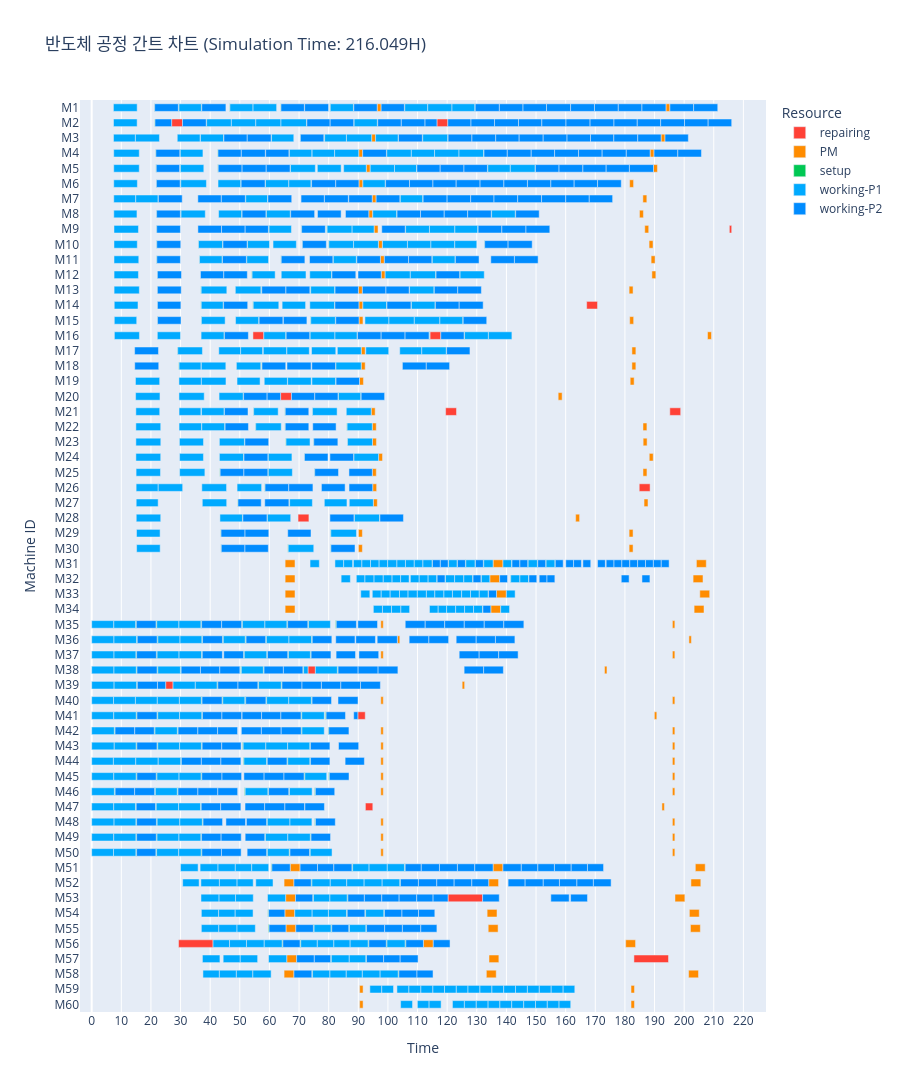

Here is the notebook cell this chart was saved with:
### Code cell
env.run(until=scheduler.job_chk_process)
fig = create_gantt_chart(
    logs=event_logger.logs,
    max_time=event_logger.now,
    title=f"반도체 공정 간트 차트 (Simulation Time: {round(event_logger.now, 3)}{TIME_UNIT})")
fig.show()
fig.write_html("gantt_chart.html")

### Figure 1 — Plotly figure (JSON) as saved in the notebook; plotly's stock layout.template omitted (floating-point values rounded to 4 significant figures; data arrays with more than 128 entries replaced by an {"elided": "..."} marker saying what was removed)
{"data": [{"base": [167.1, 54.44, 114.2, 26.98, 116.5, 63.76, 119.5, 195.2, 184.8, 69.66, 73.01, 24.97, 89.84, 92.4, 120.3, 29.3, 183.0, 215.3], "customdata": [[""], [""], [""], [""], [""], [""], [""], [""], [""], [""], [""], [""], [""], [""], [""], [""], [""], [""]], "hovertemplate": "Resource=repairing<br>Start=%{base}<br>Finish=%{x}<br>Task=%{y}<br>job_op=%{customdata[0]}<extra></extra>", "legendgroup": "repairing", "marker": {"color": "rgb(255, 65, 54)", "pattern": {"shape": ""}}, "name": "repairing", "orientation": "h", "showlegend": true, "textposition": "auto", "type": "bar", "width": 0.5, "x": [3.667, 3.667, 3.667, 3.667, 3.667, 3.667, 3.667, 3.667, 3.667, 3.667, 2.5, 2.5, 2.5, 2.5, 11.67, 11.67, 11.67, 0.7928], "xaxis": "x", "y": ["M14", "M16", "M16", "M2", "M2", "M20", "M21", "M21", "M26", "M28", "M38", "M39", "M41", "M47", "M53", "M56", "M57", "M9"], "yaxis": "y"}, {"base": [96.37, 193.9, 96.78, 188.2, 97.47, 188.8, 97.74, 189.1, 90.04, 181.4, 90.21, 90.24, 181.6, 207.9, 90.99, 182.4, 90.99, 182.4, 90.41, 181.8, 157.5, 94.36, 94.72, 186.1, 94.78, 186.2, 96.84, 188.2, 94.74, 186.1, 94.86, 95.08, 186.5, 163.4, 90.04, 181.4, 94.51, 192.2, 90.04, 181.4, 65.3, 135.5, 204.1, 65.3, 134.4, 203.0, 65.3, 136.7, 205.3, 65.3, 134.7, 203.4, 97.6, 196.0, 103.2, 201.6, 97.6, 196.0, 173.1, 125.1, 90.15, 188.5, 97.6, 196.0, 189.9, 97.6, 196.0, 97.6, 196.0, 97.6, 196.0, 97.6, 196.0, 97.6, 196.0, 192.5, 97.6, 196.0, 97.6, 196.0, 92.69, 189.7, 97.6, 196.0, 67.01, 135.5, 203.8, 64.95, 134.0, 202.3, 65.47, 196.9, 65.21, 133.5, 201.8, 65.58, 133.9, 202.1, 112.0, 180.3, 65.84, 134.1, 64.95, 133.2, 201.5, 90.45, 182.1, 90.21, 181.6, 90.45, 182.1, 94.69, 186.1, 93.54, 184.9, 95.33, 186.7], "customdata": [[""], [""], [""], [""], [""], [""], [""], [""], [""], [""], [""], [""], [""], [""], [""], [""], [""], [""], [""], [""], [""], [""], [""], [""], [""], [""], [""], [""], [""], [""], [""], [""], [""], [""], [""], [""], [""], [""], [""], [""], [""], [""], [""], [""], [""], [""], [""], [""], [""], [""], [""], [""], [""], [""], [""], [""], [""], [""], [""], [""], [""], [""], [""], [""], [""], [""], [""], [""], [""], [""], [""], [""], [""], [""], [""], [""], [""], [""], [""], [""], [""], [""], [""], [""], [""], [""], [""], [""], [""], [""], [""], [""], [""], [""], [""], [""], [""], [""], [""], [""], [""], [""], [""], [""], [""], [""], [""], [""], [""], [""], [""], [""], [""], [""], [""], [""], [""]], "hovertemplate": "Resource=PM<br>Start=%{base}<br>Finish=%{x}<br>Task=%{y}<br>job_op=%{customdata[0]}<extra></extra>", "legendgroup": "PM", "marker": {"color": "rgb(255, 140, 0)", "pattern": {"shape": ""}}, "name": "PM", "orientation": "h", "showlegend": true, "textposition": "auto", "type": "bar", "width": 0.5, "x": [1.333, 1.333, 1.333, 1.333, 1.333, 1.333, 1.333, 1.333, 1.333, 1.333, 1.333, 1.333, 1.333, 1.333, 1.333, 1.333, 1.333, 1.333, 1.333, 1.333, 1.333, 1.333, 1.333, 1.333, 1.333, 1.333, 1.333, 1.333, 1.333, 1.333, 1.333, 1.333, 1.333, 1.333, 1.333, 1.333, 1.333, 1.333, 1.333, 1.333, 3.333, 3.333, 3.333, 3.333, 3.333, 3.333, 3.333, 3.333, 3.333, 3.333, 3.333, 3.333, 0.8333, 0.8333, 0.8333, 0.8333, 0.8333, 0.8333, 0.8333, 0.8333, 1.333, 1.333, 0.8333, 0.8333, 0.8333, 0.8333, 0.8333, 0.8333, 0.8333, 0.8333, 0.8333, 0.8333, 0.8333, 0.8333, 0.8333, 0.8333, 0.8333, 0.8333, 0.8333, 0.8333, 1.333, 1.333, 0.8333, 0.8333, 3.333, 3.333, 3.333, 3.333, 3.333, 3.333, 3.333, 3.333, 3.333, 3.333, 3.333, 3.333, 3.333, 3.333, 3.333, 3.333, 3.333, 3.333, 3.333, 3.333, 3.333, 1.167, 1.167, 1.333, 1.333, 1.167, 1.167, 1.333, 1.333, 1.333, 1.333, 1.333, 1.333], "xaxis": "x", "y": ["M1", "M1", "M10", "M10", "M11", "M11", "M12", "M12", "M13", "M13", "M14", "M15", "M15", "M16", "M17", "M17", "M18", "M18", "M19", "M19", "M20", "M21", "M22", "M22", "M23", "M23", "M24", "M24", "M25", "M25", "M26", "M27", "M27", "M28", "M29", "M29", "M3", "M3", "M30", "M30", "M31", "M31", "M31", "M32", "M32", "M32", "M33", "M33", "M33", "M34", "M34", "M34", "M35", "M35", "M36", "M36", "M37", "M37", "M38", "M39", "M4", "M4", "M40", "M40", "M41", "M42", "M42", "M43", "M43", "M44", "M44", "M45", "M45", "M46", "M46", "M47", "M48", "M48", "M49", "M49", "M5", "M5", "M50", "M50", "M51", "M51", "M51", "M52", "M52", "M52", "M53", "M53", "M54", "M54", "M54", "M55", "M55", "M55", "M56", "M56", "M57", "M57", "M58", "M58", "M58", "M59", "M59", "M6", "M6", "M60", "M60", "M7", "M7", "M8", "M8", "M9", "M9"], "yaxis": "y"}, {"base": {"elided": "279 float values"}, "customdata": {"elided": "279x1 str values"}, "hovertemplate": "Resource=setup<br>Start=%{base}<br>Finish=%{x}<br>Task=%{y}<br>job_op=%{customdata[0]}<extra></extra>", "legendgroup": "setup", "marker": {"color": "rgb(0, 200, 83)", "pattern": {"shape": ""}}, "name": "setup", "orientation": "h", "showlegend": true, "textposition": "auto", "type": "bar", "width": 0.5, "x": {"elided": "279 float values"}, "xaxis": "x", "y": {"elided": "279 str values"}, "yaxis": "y"}, {"base": {"elided": "422 float values"}, "customdata": {"elided": "422x1 str values"}, "hovertemplate": "Resource=working-P1<br>Start=%{base}<br>Finish=%{x}<br>Task=%{y}<br>job_op=%{customdata[0]}<extra></extra>", "legendgroup": "working-P1", "marker": {"color": "rgb(0, 170, 255)", "pattern": {"shape": ""}}, "name": "working-P1", "orientation": "h", "showlegend": true, "textposition": "auto", "type": "bar", "width": 0.5, "x": {"elided": "422 float values"}, "xaxis": "x", "y": {"elided": "422 str values"}, "yaxis": "y"}, {"base": {"elided": "426 float values"}, "customdata": {"elided": "426x1 str values"}, "hovertemplate": "Resource=working-P2<br>Start=%{base}<br>Finish=%{x}<br>Task=%{y}<br>job_op=%{customdata[0]}<extra></extra>", "legendgroup": "working-P2", "marker": {"color": "rgb(0, 140, 255)", "pattern": {"shape": ""}}, "name": "working-P2", "orientation": "h", "showlegend": true, "textposition": "auto", "type": "bar", "width": 0.5, "x": {"elided": "426 float values"}, "xaxis": "x", "y": {"elided": "426 str values"}, "yaxis": "y"}], "layout": {"barmode": "relative", "height": 3000, "legend": {"title": {"text": "Resource"}, "tracegroupgap": 0}, "title": {"text": "반도체 공정 간트 차트 (Simulation Time: 216.049H)"}, "xaxis": {"anchor": "y", "domain": [0, 1], "dtick": 10, "title": {"text": "Time"}}, "yaxis": {"anchor": "x", "categoryarray": ["M60", "M59", "M58", "M57", "M56", "M55", "M54", "M53", "M52", "M51", "M50", "M49", "M48", "M47", "M46", "M45", "M44", "M43", "M42", "M41", "M40", "M39", "M38", "M37", "M36", "M35", "M34", "M33", "M32", "M31", "M30", "M29", "M28", "M27", "M26", "M25", "M24", "M23", "M22", "M21", "M20", "M19", "M18", "M17", "M16", "M15", "M14", "M13", "M12", "M11", "M10", "M9", "M8", "M7", "M6", "M5", "M4", "M3", "M2", "M1"], "categoryorder": "array", "domain": [0, 1], "title": {"text": "Machine ID"}}}}
